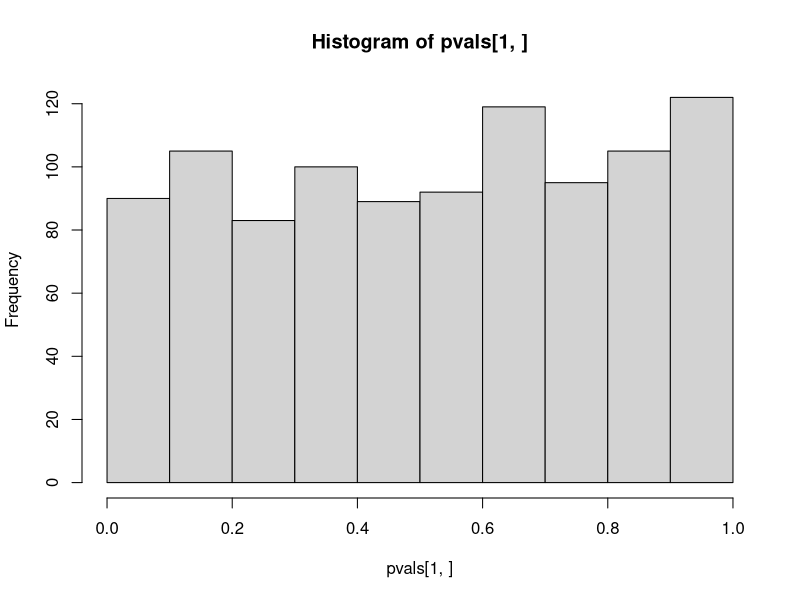
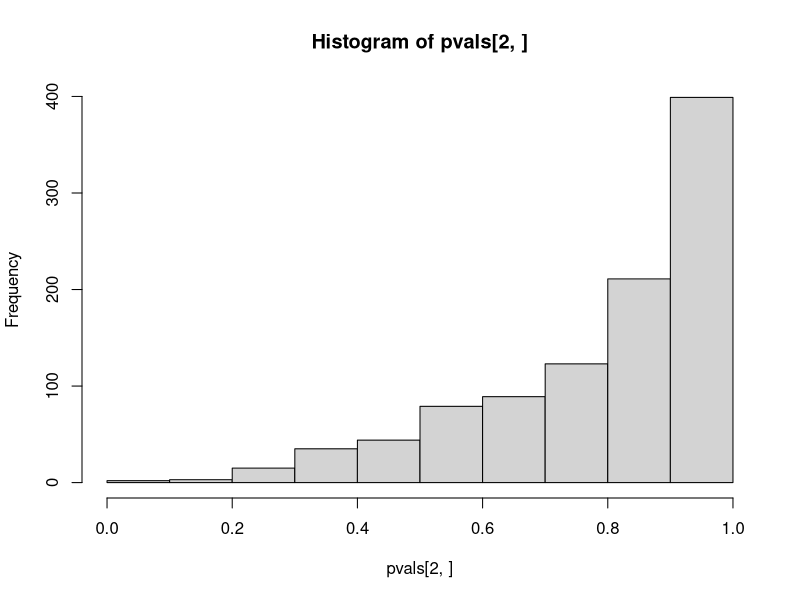
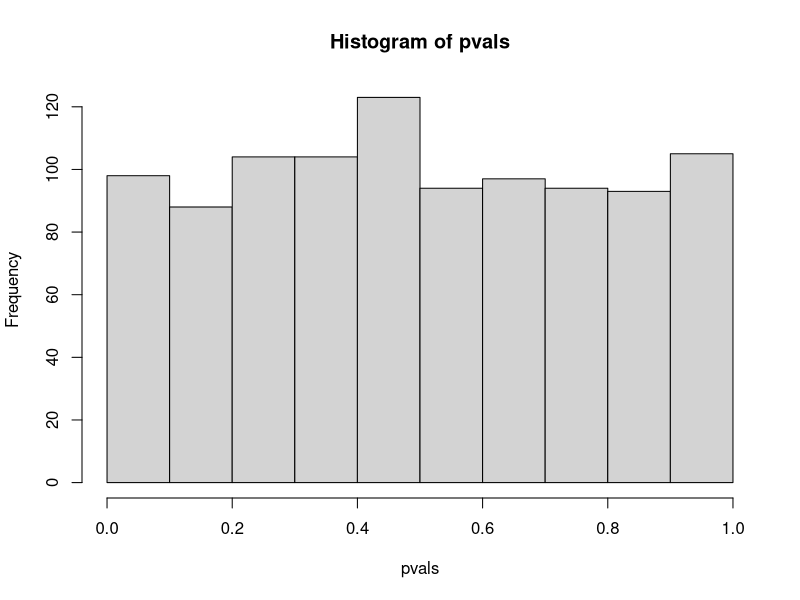
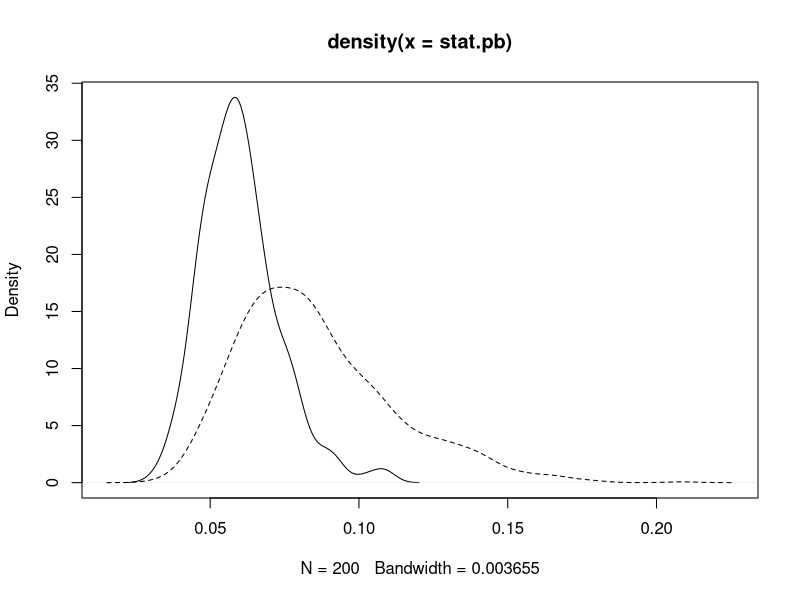
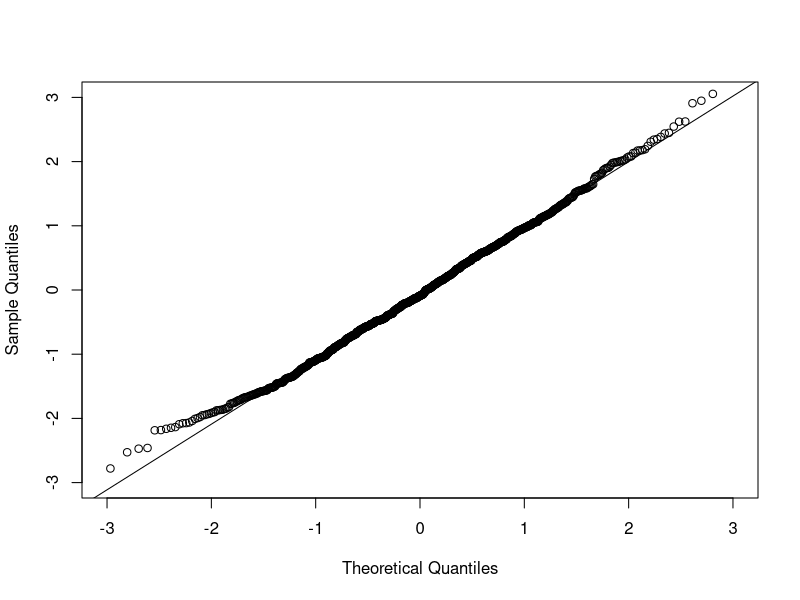
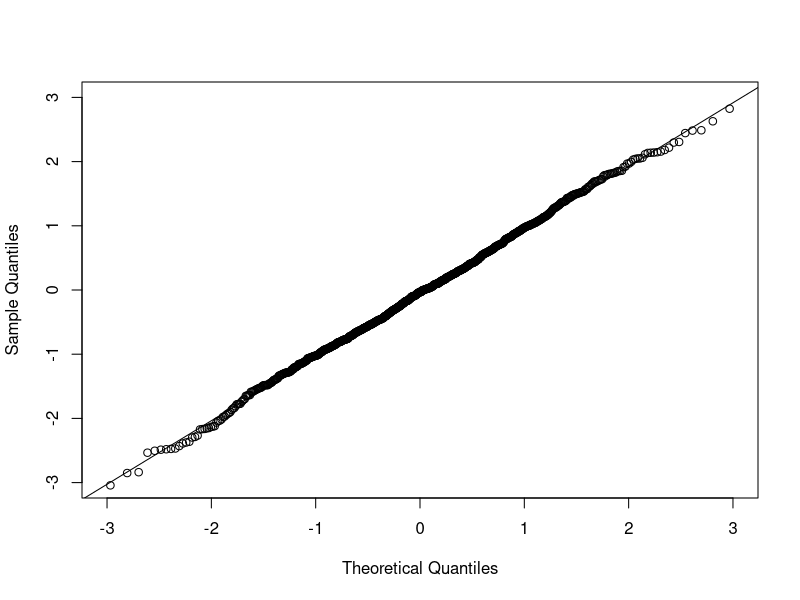
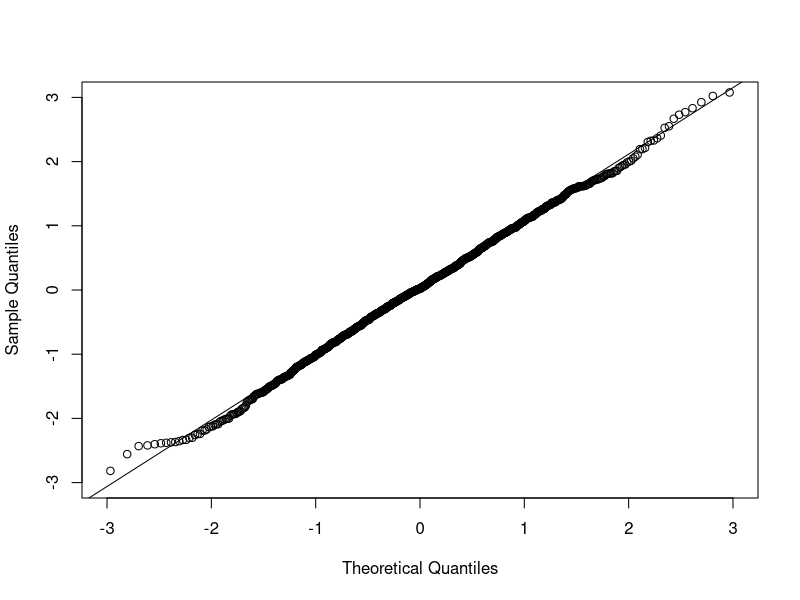
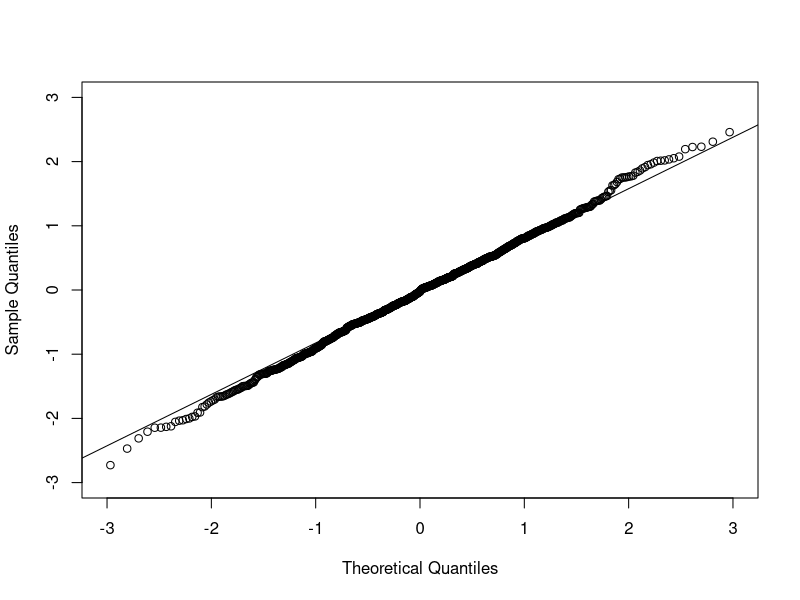

Recreate these plots in R, in order.
## ---- chunk 1
do1rep <- function(n) {
  x <- rnorm(n, mean = 2, sd = 2)
  p1 <- ks.test(x, "pnorm", mean = 2, sd = 2)$p.value
  p2 <- ks.test(x, "pnorm", mean = mean(x), sd = sd(x))$p.value
  c(p1, p2)
}

pvals <- replicate(1000, do1rep(100))

## par(mfrow=c(1, 2), mar=c(2.5, 2.5, 0.1, 0.1), mgp=c(1.5, 0.5, 0))
hist(pvals[1,])
hist(pvals[2,])

ks.test(pvals[1,], "punif")
ks.test(pvals[2,], "punif")
## ---- chunk 2
my.ks.normal <- function(x, B = 1000) {
  ## mle
  mu <- mean(x)
  sigma <- sd(x)
  ## KS stat
  stat <- ks.test(x, "pnorm", mu, sigma)$statistic
  ## parametric bootstrap to approximate the null distribution
  n <- length(x)
  stat.b <- double(B)
  for (i in 1:B) {
    x.b <- rnorm(n, mu, sigma)
    mu.b <- mean(x.b)
    sigma.b <- sd(x.b)
    stat.b[i] <- ks.test(x.b, "pnorm", mu.b, sigma.b)$statistic
  }
  p.value <- (sum(stat.b >= stat) + 0.5) / (B + 1)
  list(statistics = stat, p.value = p.value, 
       estimate = c(mean = mu, sd = sigma),
       stat.sim = stat.b)
}

pvals <- replicate(1000, my.ks.normal(rnorm(100, 2, 2), B = 200)$p.value)
## check the distribution of the pvals
hist(pvals)
ks.test(pvals, "punif") 
## this is not good because pvals has only (B + 1) possible values
## while ks.test cannot handle data with ties

## check the distribution of the testing statistics
stat.naive <- replicate(1000, ks.test(rnorm(100, 2, 2), "pnorm", 2, 2)$statistic)
## compare with the empirical distribution
stat.pb <- replicate(200, my.ks.normal(rnorm(100, 2, 2), B = 200)$statistic)
## plot them
dens.naive <- density(stat.naive)
dens.pb <- density(stat.pb)
## note that stat.pb tends to be smaller than stat.naiv
plot(dens.pb, xlim = range(dens.naive$x))
lines(density(stat.naive), lty=2)
## ---- chunk 3
n <- 100
nrep <- 1000

## CLT and Multiplier CLT
do1rep <- function(n) {
  x <- rexp(n)
  z1 <- sum(x - 1) / sqrt(n)
  z2 <- sum((x - 1) * rnorm(n)) / sqrt(n)
  z3 <- sum((x - 1) * ifelse(runif(n) < 0.5, 1, -1)) / sqrt(n)
  c(z1, z2, z3)
}

clt <- replicate(nrep, do1rep(n))

## check normality of each component
qqnorm(clt[1,], xlim = c(-3, 3), ylim = c(-3, 3), main = "")
qqline(clt[1,])
qqnorm(clt[2,], xlim = c(-3, 3), ylim = c(-3, 3), main = "")
qqline(clt[2,])
qqnorm(clt[3,], xlim = c(-3, 3), ylim = c(-3, 3), main = "")
qqline(clt[3,])
## ---- chunk 4
## Conditional multiplier CLT
x <- rexp(n) ## given one sample
cclt1rep <- function(x) {
  n <- length(x)
  z2 <- sum((x - 1) * rnorm(n)) / sqrt(n)
  z3 <- sum((x - 1) * ifelse(runif(n) < 0.5, 1, -1)) / sqrt(n)
  c(z2, z3)
}

cclt <- replicate(nrep, cclt1rep(x))
## par(mfrow=c(1, 2), mar=c(2.5, 2.5, 0.1, 0.1), mgp=c(1.5, 0.5, 0))
qqnorm(cclt[1,], xlim = c(-3, 3), ylim = c(-3, 3), main = "")
qqline(cclt[1,])
qqnorm(cclt[2,], xlim = c(-3, 3), ylim = c(-3, 3), main = "")
qqline(cclt[2,])
## ---- chunk 5
uu <- (1:(2 * n) + 0.5) / (2 * n + 1)
tt <- qexp(uu)

## sampling from the distribution of the KS statistic
ks1rep <- function(n, tt) {
  x <- rexp(n)
  ## rate <- 1 / mean(x)
  ## using the true rate parameter in pexp
  ## if estimate is used, it will be a different distribution
  indXt <- sapply(tt, function(t) ifelse(x <= t, 1, 0))
  Ft <- matrix(pexp(tt), n, length(tt), byrow = TRUE)
  z1 <- colSums(indXt - Ft) / sqrt(n)
  ## z1 <- sqrt(n) * (ecdf(x)(tt) - pexp(tt)) ## equivalent but less visual
  z2 <- colSums( rnorm(n) * (indXt - Ft) ) / sqrt(n)
  c(max(abs(z1)), max(abs(z2)))
}

system.time(ksSamp <- replicate(nrep, ks1rep(n, tt)))

ks1cclt <- function(x, tt) {
  n <- length(x)
  indXt <- sapply(tt, function(t) ifelse(x <= t, 1, 0))
  Ft <- matrix(pexp(tt), n, length(tt), byrow = TRUE)
  z <- colSums( rnorm(n) * (indXt - Ft) ) / sqrt(n)
  max(abs(z))
}

system.time(ksMult <- replicate(nrep, ks1cclt(x, tt)))

ran <- range(c(ksSamp, ksMult))
qqplot(ksSamp[1,], ksSamp[2,], main = "", xlim = ran, ylim = ran,
       xlab = "parametric bootstrap", ylab = "multiplier bootstrap")
abline(0, 1)
qqplot(ksSamp[1,], ksMult, main = "", xlim = ran, ylim = ran,
       xlab = "parametric bootstrap", ylab = "conditional multipler bootstrap")
abline(0, 1)
